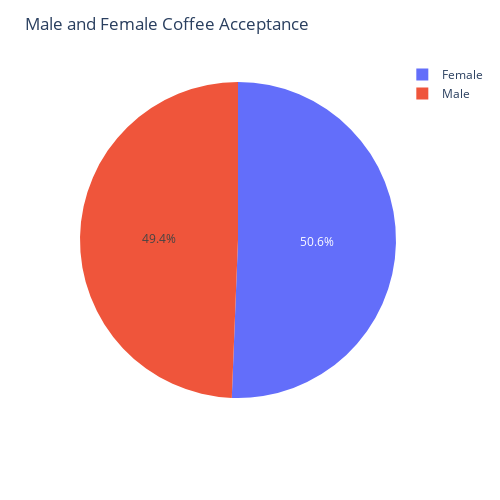

The notebook cell this image was saved under:
### Code cell
# Create a dataframe of these numbers
gender_counts = [['Male', 985],['Female', 1010]]
gender_coffee = pd.DataFrame(gender_counts, columns=['Gender', 'Numbers'])

pie_chart = px.pie(gender_coffee, values='Numbers', names='Gender')
pie_chart.update_layout(
    title_text="Male and Female Coffee Acceptance",    autosize=False,
    width=500,
    height=500)
pie_chart.show()

### Figure 1 — Plotly figure (JSON) as saved in the notebook; plotly's stock layout.template omitted (floating-point values rounded to 4 significant figures)
{"data": [{"domain": {"x": [0, 1], "y": [0, 1]}, "hovertemplate": "Gender=%{label}<br>Numbers=%{value}<extra></extra>", "labels": ["Male", "Female"], "legendgroup": "", "name": "", "showlegend": true, "type": "pie", "values": [985, 1010]}], "layout": {"autosize": false, "height": 500, "legend": {"tracegroupgap": 0}, "margin": {"t": 60}, "title": {"text": "Male and Female Coffee Acceptance"}, "width": 500}}
